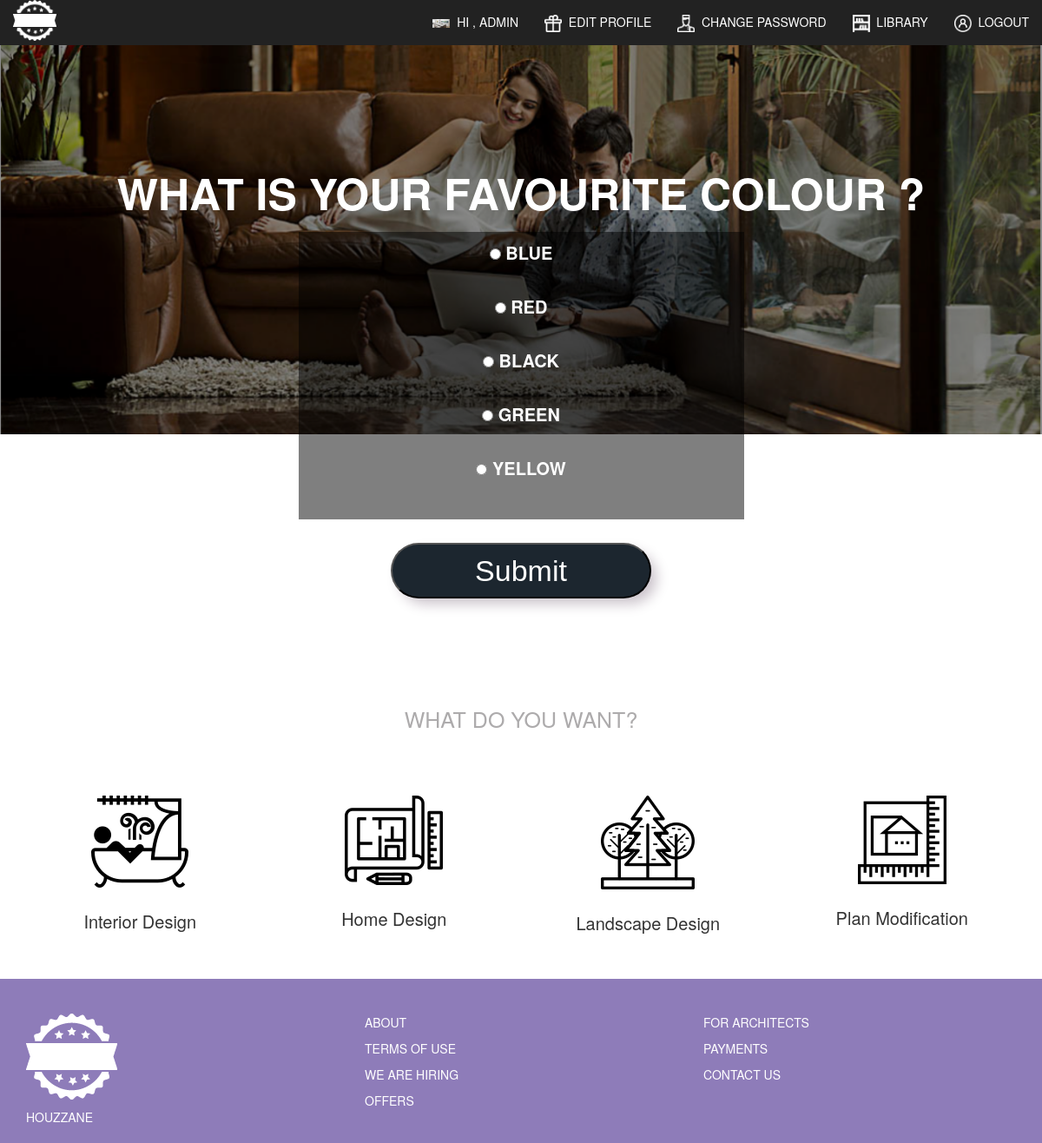
Screenshot of /1/ (signed in) with the database file from the repository.
### polls/models.py (models this page shows, shortened)
class Question(models.Model):
	question_text = models.CharField(max_length = 200)
	pub_date = models.DateTimeField('date published')

class Choice(models.Model):
		question = models.ForeignKey(Question)
		choice_text = models.CharField(max_length = 200)
		votes = models.IntegerField(default = 0)

### polls/views.py (the view)
# urls.py: url(r'^(?P<pk>\d+)/$',login_required (views.DetailView.as_view()), name='detail'),
class DetailView(generic.DetailView):
 model = Question
 template_name  = 'polls/detail.html'
 def get_queryset(self):
  return Question.objects.filter(pub_date__lte = timezone.now())

### polls/templates/polls/detail.html (shortened to what this page needs)
<!DOCTYPE html>
{% load static from staticfiles %}
 <link href="{% static 'polls/css/bootstrap.css' %}" rel="stylesheet">
 <link rel="stylesheet" type="text/css" href="{% static 'polls/css/font-awesome.css' %}">
 <link rel="stylesheet" type="text/css" href="{% static 'polls/css/style.css' %}">
 <link rel="stylesheet" type="text/css" href="{% static 'polls/css/signup.css' %}">
<body>
 <div class="container-fluid header white-text uppercase">
  <nav class="navbar navbar-inverse navbar-fixed-top ransparent-background" role="navigation">
   <div class="container-fluid">
    <div class="navbar-header">
     <a class="navbar-brand" href="{% url 'polls:index' %}"><img src="{% static 'polls/images/logo.png' %}" style="width:50px"></a>
    </div>
    <div class="collapse navbar-collapse" id="bs-example-navbar-collapse-1">
     <ul class="nav navbar-nav navbar-right">
      <li><a href="{% url 'polls:index2' %}"><img src='{% static 'polls/images/work.png' %}'>&nbsp;&nbsp;Hi , {{ user.get_username }}</a></li>
      <li><a href="{% url 'polls:profilepage' %}"><img src='{% static 'polls/images/nav1.png' %}'>&nbsp;&nbsp;Edit Profile</a></li>
      <li><a href="{% url 'polls:changepwdpage' %}"><img src='{% static 'polls/images/nav2.png' %}'>&nbsp;&nbsp;Change Password</a></li>
      <li><a href="{% url 'polls:library' %}"><img src='{% static 'polls/images/nav3.png' %}'>&nbsp;&nbsp;Library</a></li>
      <li><a href="{% url 'polls:logout' %}"><img src='{% static 'polls/images/nav4.png' %}'>&nbsp;&nbsp;Logout</a></li>
     </ul>
    </div>
   </div>
  </nav>
  <div class="container center-align uppercase white-text" style="margin-top:15%">
   <div class="row">
    <div class="col-md-12" style="font-size:50px;font-weight:700">
       {{question.question_text }}
    </div>
   </div>
   <div class="row">
    <div class="col-md-12" style="font-size:20px">
     <div class="box_question">
      <form action= "{% url 'polls:vote' question.id %}" method="post">
         <div>
           <ol type="I">
            {% for choice in question.choice_set.all %}
              <li>
               <input type="radio" name="choice" id="choice{{ forloop.counter }}" value="{{choice.id}}" />
                <label for="choice{{ forloop.counter }}" > {{ choice.choice_text }}
                </label>
              </li>
              <br>
            {% endfor %}
           </ol>
        <br><br>
        <div class="col-sm-12 btn1" style="margin-top:-60px;">
           <input type="submit" value="Submit" class="cta shadow">
        </div>
        </div>
         </form>
     </div>
    </div>
   </div>
  </div>
 </div>
 <div class="container margin-bottom-50" style="margin-top:25%">
  <div class="row">
   <div class="col-md-12 center-align uppercase margin-bottom-50" style="color:#ADABAC;font-size:25px;">
    What Do you want?
   </div>
  </div>
  <div class="row">
   <div class="col-md-3 center-align whatuwant">
    <div class="row">
     <div class="col-md-12">
      <img src="{% static 'polls/images/interior.png' %}">
     </div>
    </div>
    <div class="row">
     <div class="col-md-12" style="margin-top: 15px;font-size: 20px;">
      Interior Design
     </div>
    </div>
   </div>
   <div class="col-md-3 center-align whatuwant">
    <div class="row">
     <div class="col-md-12">
      <img src="{% static 'polls/images/home.png' %}">
     </div>
    </div>
    <div class="row">
     <div class="col-md-12" style="margin-top: 15px;font-size: 20px;">
      Home Design
     </div>
    </div>
   </div>
   <div class="col-md-3 center-align whatuwant">
    <div class="row">
     <div class="col-md-12">
      <img src="{% static 'polls/images/landscape.png' %}">
     </div>
    </div>
    <div class="row">
     <div class="col-md-12" style="margin-top: 15px;font-size: 20px;">
      Landscape Design
     </div>
    </div>
   </div>
   <div class="col-md-3 center-align whatuwant">
    <div class="row">
     <div class="col-md-12">
      <img src="{% static 'polls/images/plan.png' %}">
     </div>
    </div>
    <div class="row">
     <div class="col-md-12" style=" margin-top: 15px;font-size: 20px;">
      Plan Modification
     </div>
    </div>
   </div>
  </div>
 </div>
 <footer style="padding-top: 20px;background-color: #8E7CB9;padding-bottom: 20px;">
  <div class="container uppercase white-text">
   <div class="row">
    <div class="col-md-4">
     <div class="row">
      <div class="col-md-12">
       <img src="{% static 'polls/images/logo.png' %}">
      </div>
     </div>
     <div class="row">
      <div class="col-md-12">
       Houzzane
      </div>
     </div>
    </div>
    <div class="col-md-4">
     <div class="row">
      <div class="col-md-12">
       about
      </div>
     </div>
     <div class="row">
      <div class="col-md-12">
       terms of use
      </div>
     </div>
     <div class="row">
      <div class="col-md-12">
       we are hiring
      </div>
     </div>
     <div class="row">
      <div class="col-md-12">
       offers
      </div>
     </div>
    </div>
    <div class="col-md-4">
     <div class="row">
      <div class="col-md-12">
       for architects
      </div>
     </div>
     <div class="row">
      <div class="col-md-12">
       payments
      </div>
     </div>
     <div class="row">
      <div class="col-md-12">
       contact us
      </div>
     </div>
    </div>
   </div>
  </div>
 </footer>

### polls/static/polls/css/style.css (style rules this page uses)
* { -webkit-tap-highlight-color: transparent; -webkit-font-smoothing: antialiased; }
.uppercase { text-transform: uppercase; }
.center-align { text-align: center; }
.header { height: 500px; background-size: cover; background-repeat: no-repeat; background-image: url('../images/head.png'); margin-bottom: 30px }
.white-text { color: white; }
.margin-bottom-50 { margin-bottom: 50px }
.header img { width:20px; }
.navbar-inverse { border:none; }
.navbar-brand { padding: 0px 15px; }
.row { margin-top: 10px; }
.box_question { width:45%; margin: auto; }
.box_question ol { font-size:20px; padding:10px; border:0px solid black; text-align:center; background: rgba(0,0,0,0.5); border-radius: 0px; list-style-type: none; }

### polls/static/polls/css/signup.css (style rules this page uses)
.cta { display: block; color: #fff; font-family: 'TypoRound-Light', Fallback, sans-serif; text-align: center; font-size: 170%; padding: 6px; width: 300px; background-color: #1c262f; border-radius: 60px; text-decoration: none; transition: 0.4s ease all; }
.cta:hover , { text-decoration: none; color: #fff; -webkit-box-shadow: 2px 3px 15px 0px rgba(0,0,0,0.26); -moz-box-shadow: 2px 3px 15px 0px rgba(0,0,0,0.26); box-shadow: 2px 3px 15px 0px rgba(0,0,0,0.26); }
.btn1 { margin-top: 40px; }
.cta { margin:auto; margin-top: 20px; }
.shadow { -webkit-box-shadow: 8px 8px 15px -2px rgba(201,193,201,1); -moz-box-shadow: 8px 8px 15px -2px rgba(201,193,201,1); box-shadow: 8px 8px 15px -2px rgba(201,193,201,1); }

### polls/templates/polls/detail.html (style rules this page uses)
.navbar-inverse .navbar-nav>li>a { color: white }

### rows the page displays
Question: question_text "WHAT IS YOUR FAVOURITE COLOUR ?"
Choice: choice_text "BLUE"
Choice: choice_text "RED"
Choice: choice_text "BLACK"
Choice: choice_text "GREEN"
Choice: choice_text "YELLOW"

### other values shown
{{ user.get_username }} "ADMIN"
